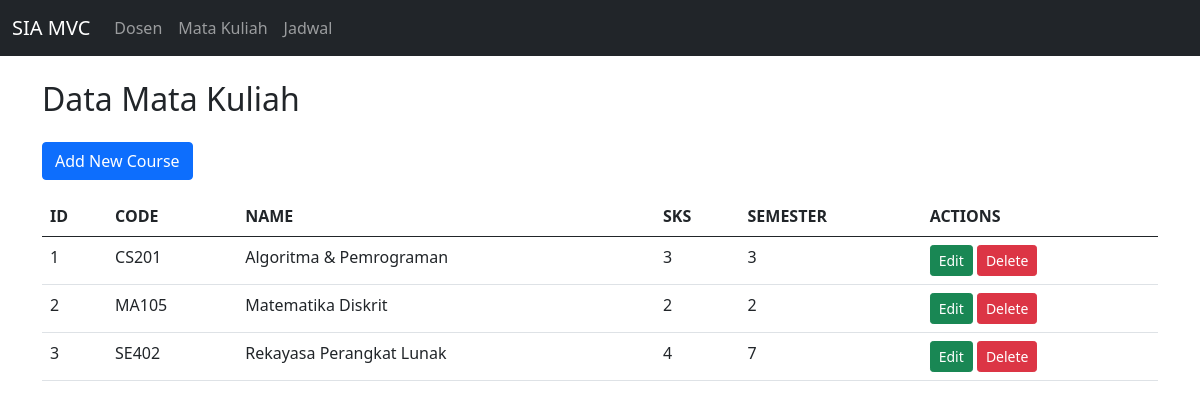
Page /project/public/index.php?controller=course on the committed database.
### tables this page shows
CREATE TABLE `courses` (
  `id` int(11) NOT NULL,
  `course_code` varchar(10) NOT NULL,
  `name` varchar(100) NOT NULL,
  `sks` int(1) NOT NULL,
  `semester` int(1) NOT NULL
);

### project/controllers/CourseController.php (called while the page is built, shortened)
<?php
class CourseController {
    private $model;
    public function __construct($db) {
        $this->model = new CourseModel($db);
    }
    public function index() {
        $courses = $this->model->getAll();
        require '../views/course/list.php';
    }
}

### project/models/CourseModel.php (called while the page is built, shortened)
<?php
class CourseModel {
    private $conn;
    public function __construct($db) {
        $this->conn = $db;
    }
    public function getAll() {
        $sql = "SELECT * FROM courses ORDER BY course_code ASC";
        $result = $this->conn->query($sql);
        return $result ?: false;
    }
}

### project/views/course/list.php (the view, shortened to what this page needs)
<!doctype html>
<html lang="en">
<head>
    <link href="bootstrap.min.css" rel="stylesheet">
</head>
<body>
  <?php include '../views/includes/navbar.php'; ?>
  <div class="container my-4">
    <h2>Data Mata Kuliah</h2>
    <a type="button" class="btn btn-primary my-3" href="index.php?controller=course&action=create">Add New Course</a>
    <table class="table">
      <thead>
        <tr>
          <th>ID</th>
          <th>CODE</th>
          <th>NAME</th>
          <th>SKS</th>
          <th>SEMESTER</th>
          <th>ACTIONS</th>
        </tr>
      </thead>
      <tbody>
        <?php if ($courses): ?>
          <?php while ($row = $courses->fetch_assoc()): ?>
            <tr>
              <td><?php echo $row['id']; ?></td>
              <td><?php echo $row['course_code']; ?></td>
              <td><?php echo $row['name']; ?></td>
              <td><?php echo $row['sks']; ?></td>
              <td><?php echo $row['semester']; ?></td>
              <td>
                <a class="btn btn-success btn-sm" href="index.php?controller=course&action=edit&id=<?php echo $row['id']; ?>">Edit</a>
                <a class="btn btn-danger btn-sm" href="index.php?controller=course&action=delete&id=<?php echo $row['id']; ?>" onclick="return confirm('Yakin ingin menghapus Mata Kuliah ini?');">Delete</a>
              </td>
            </tr>
          <?php endwhile; ?>
        <?php else: ?>
          <tr><td colspan="6" class="text-center">Data Mata Kuliah tidak ditemukan.</td></tr>
        <?php endif; ?>
      </tbody>
    </table>
  </div>
</body>
</html>

### rows in the picture
courses: id "1", course_code "CS201", name "Algoritma & Pemrograman", sks "3", semester "3"
courses: id "2", course_code "MA105", name "Matematika Diskrit", sks "2", semester "2"
courses: id "3", course_code "SE402", name "Rekayasa Perangkat Lunak", sks "4", semester "7"
